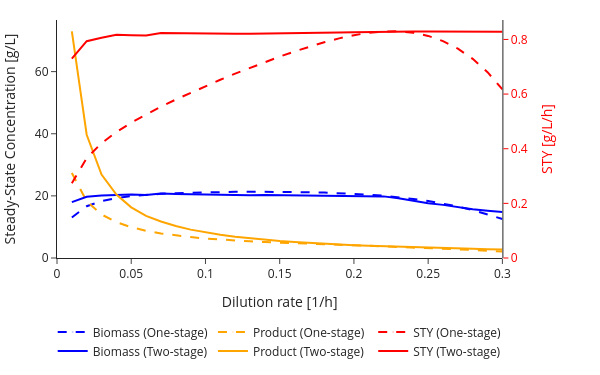

Notebook source saved alongside this figure:
### Code cell
eq_plot.data = tuple(
    trace for trace in eq_plot.data
    if trace.name != "Biomass (S1)"
)
domain = eq_plot.layout.xaxis.domain
center = (domain[0] + domain[1]) / 2
eq_plot.update_layout(
    width=600,
    height=375,
    legend = dict(
        x = center,
        xanchor = "center",
        xref = "paper",
        y = -0.25,
    )
)
eq_plot.show()

### Figure 1 — Plotly figure (JSON) as saved in the notebook; plotly's stock layout.template omitted (floating-point values rounded to 4 significant figures)
{"data": [{"hovertemplate": "X<sub>OS</sub> = %{y:.2f} g/L <br>D = %{x:.3f} /h<extra></extra>", "line": {"color": "blue", "dash": "dash"}, "marker": {"opacity": 0, "size": 1}, "mode": "lines+markers", "name": "Biomass (One-stage)", "type": "scatter", "x": [0.01, 0.02, 0.03, 0.04, 0.05, 0.06, 0.07, 0.08, 0.09, 0.1, 0.11, 0.12, 0.13, 0.14, 0.15, 0.16, 0.17, 0.18, 0.19, 0.2, 0.21, 0.22, 0.23, 0.24, 0.25, 0.26, 0.27, 0.28, 0.29, 0.3], "y": [13.04, 16.65, 18.34, 19.3, 19.92, 20.35, 20.66, 20.88, 21.05, 21.17, 21.25, 21.31, 21.34, 21.34, 21.31, 21.26, 21.18, 21.06, 20.9, 20.68, 20.4, 20.04, 19.59, 19.03, 18.35, 17.53, 16.57, 15.44, 14.11, 12.56], "yaxis": "y"}, {"hovertemplate": "P<sub>OS</sub> = %{y:.2f} g/L<br>D = %{x:.3f} /h<extra></extra>", "line": {"color": "orange", "dash": "dash"}, "marker": {"opacity": 0, "size": 1}, "mode": "lines+markers", "name": "Product (One-stage)", "type": "scatter", "x": [0.01, 0.02, 0.03, 0.04, 0.05, 0.06, 0.07, 0.08, 0.09, 0.1, 0.11, 0.12, 0.13, 0.14, 0.15, 0.16, 0.17, 0.18, 0.19, 0.2, 0.21, 0.22, 0.23, 0.24, 0.25, 0.26, 0.27, 0.28, 0.29, 0.3], "y": [27.35, 18.27, 14.01, 11.53, 9.907, 8.762, 7.91, 7.25, 6.723, 6.291, 5.93, 5.623, 5.357, 5.123, 4.914, 4.725, 4.551, 4.387, 4.231, 4.078, 3.926, 3.77, 3.607, 3.435, 3.251, 3.053, 2.838, 2.603, 2.345, 2.058], "yaxis": "y"}, {"hovertemplate": "STY<sub>OS</sub> = %{y:.2f} g/L/h<br>D = %{x:.3f} /h<extra></extra>", "line": {"color": "red", "dash": "dash"}, "marker": {"opacity": 0, "size": 1}, "mode": "lines+markers", "name": "STY (One-stage)", "type": "scatter", "x": [0.01, 0.02, 0.03, 0.04, 0.05, 0.06, 0.07, 0.08, 0.09, 0.1, 0.11, 0.12, 0.13, 0.14, 0.15, 0.16, 0.17, 0.18, 0.19, 0.2, 0.21, 0.22, 0.23, 0.24, 0.25, 0.26, 0.27, 0.28, 0.29, 0.3], "y": [0.2735, 0.3655, 0.4203, 0.4612, 0.4954, 0.5257, 0.5537, 0.58, 0.6051, 0.6291, 0.6523, 0.6747, 0.6964, 0.7172, 0.7371, 0.756, 0.7736, 0.7897, 0.8039, 0.8156, 0.8244, 0.8293, 0.8296, 0.8245, 0.8129, 0.7938, 0.7663, 0.7289, 0.6801, 0.6175], "yaxis": "y2"}, {"customdata": [[0.85, 0.95, ""], [0.93, 0.89, ""], [0.95, 0.83, ""], [0.97, 0.79, ""], [0.97, 0.73, ""], [0.97, 0.69, ""], [0.99, 0.63, ""], [0.99, 0.59, ""], [0.99, 0.55, ""], [0.99, 0.51, ""], [0.99, 0.47, ""], [0.99, 0.43, ""], [0.99, 0.39, ""], [0.99, 0.33, ""], [0.99, 0.29, ""], [0.99, 0.25, ""], [0.99, 0.21, ""], [0.99, 0.17, ""], [0.99, 0.13, ""], [0.99, 0.09, ""], [0.99, 0.05, ""], [0.99, 0.01, ""], [0.97, 0.01, ""], [0.93, 0.01, ""], [0.89, 0.01, ""], [0.87, 0.01, ""], [0.83, 0.01, ""], [0.79, 0.01, ""], [0.77, 0.01, ""], [0.75, 0.01, ""]], "hovertemplate": "X<sub>2</sub> = %{y:.2f} g/L<br>D = %{x:.3f} /h<br>ϕ = %{customdata[0]:.2f}<br>ν = %{customdata[1]:.2f}%{customdata[2]}<extra></extra>", "line": {"color": "blue"}, "marker": {"opacity": 0, "size": 1}, "mode": "lines+markers", "name": "Biomass (Two-stage)", "type": "scatter", "x": [0.01, 0.02, 0.03, 0.04, 0.05, 0.06, 0.07, 0.08, 0.09, 0.1, 0.11, 0.12, 0.13, 0.14, 0.15, 0.16, 0.17, 0.18, 0.19, 0.2, 0.21, 0.22, 0.23, 0.24, 0.25, 0.26, 0.27, 0.28, 0.29, 0.3], "y": [18.0, 19.71, 20.14, 20.36, 20.43, 20.31, 20.73, 20.62, 20.52, 20.42, 20.33, 20.24, 20.16, 20.29, 20.22, 20.15, 20.09, 20.04, 19.98, 19.93, 19.88, 19.84, 19.21, 18.42, 17.65, 17.1, 16.4, 15.72, 15.24, 14.79], "yaxis": "y"}, {"customdata": [[0.85, 0.95, ""], [0.93, 0.89, ""], [0.95, 0.83, ""], [0.97, 0.79, ""], [0.97, 0.73, ""], [0.97, 0.69, ""], [0.99, 0.63, ""], [0.99, 0.59, ""], [0.99, 0.55, ""], [0.99, 0.51, ""], [0.99, 0.47, ""], [0.99, 0.43, ""], [0.99, 0.39, ""], [0.99, 0.33, ""], [0.99, 0.29, ""], [0.99, 0.25, ""], [0.99, 0.21, ""], [0.99, 0.17, ""], [0.99, 0.13, ""], [0.99, 0.09, ""], [0.99, 0.05, ""], [0.99, 0.01, ""], [0.97, 0.01, ""], [0.93, 0.01, ""], [0.89, 0.01, ""], [0.87, 0.01, ""], [0.83, 0.01, ""], [0.79, 0.01, ""], [0.77, 0.01, ""], [0.75, 0.01, ""]], "hoverinfo": "skip", "hovertemplate": "P<sub>2</sub> = %{y:.2f} g/L <br>D = %{x:.3f} /h<br>ϕ = %{customdata[0]:.2f}<br>ν = %{customdata[1]:.2f}%{customdata[2]}<extra></extra>", "line": {"color": "orange"}, "marker": {"opacity": 0, "size": 1}, "mode": "lines+markers", "name": "Product (Two-stage)", "type": "scatter", "x": [0.01, 0.02, 0.03, 0.04, 0.05, 0.06, 0.07, 0.08, 0.09, 0.1, 0.11, 0.12, 0.13, 0.14, 0.15, 0.16, 0.17, 0.18, 0.19, 0.2, 0.21, 0.22, 0.23, 0.24, 0.25, 0.26, 0.27, 0.28, 0.29, 0.3], "y": [72.97, 39.68, 26.88, 20.43, 16.31, 13.57, 11.77, 10.29, 9.134, 8.214, 7.464, 6.841, 6.315, 5.866, 5.479, 5.14, 4.843, 4.579, 4.343, 4.132, 3.941, 3.768, 3.607, 3.455, 3.316, 3.187, 3.068, 2.957, 2.855, 2.759], "yaxis": "y"}, {"customdata": [[0.85, 0.95, ""], [0.93, 0.89, ""], [0.95, 0.83, ""], [0.97, 0.79, ""], [0.97, 0.73, ""], [0.97, 0.69, ""], [0.99, 0.63, ""], [0.99, 0.59, ""], [0.99, 0.55, ""], [0.99, 0.51, ""], [0.99, 0.47, ""], [0.99, 0.43, ""], [0.99, 0.39, ""], [0.99, 0.33, ""], [0.99, 0.29, ""], [0.99, 0.25, ""], [0.99, 0.21, ""], [0.99, 0.17, ""], [0.99, 0.13, ""], [0.99, 0.09, ""], [0.99, 0.05, ""], [0.99, 0.01, ""], [0.97, 0.01, ""], [0.93, 0.01, ""], [0.89, 0.01, ""], [0.87, 0.01, ""], [0.83, 0.01, ""], [0.79, 0.01, ""], [0.77, 0.01, ""], [0.75, 0.01, ""]], "hovertemplate": "D = %{x:.3f} /h<br>STY<sub>TS</sub> = %{y:.2f} g/L/h<br>ϕ = %{customdata[0]:.2f}<br>ν = %{customdata[1]:.2f}%{customdata[2]}<extra></extra>", "line": {"color": "red"}, "marker": {"opacity": 0, "size": 1}, "mode": "lines+markers", "name": "STY (Two-stage)", "type": "scatter", "x": [0.01, 0.02, 0.03, 0.04, 0.05, 0.06, 0.07, 0.08, 0.09, 0.1, 0.11, 0.12, 0.13, 0.14, 0.15, 0.16, 0.17, 0.18, 0.19, 0.2, 0.21, 0.22, 0.23, 0.24, 0.25, 0.26, 0.27, 0.28, 0.29, 0.3], "y": [0.7297, 0.7935, 0.8063, 0.8171, 0.8157, 0.8144, 0.8239, 0.8229, 0.8221, 0.8214, 0.8211, 0.8209, 0.821, 0.8212, 0.8218, 0.8225, 0.8233, 0.8242, 0.8252, 0.8264, 0.8277, 0.829, 0.8296, 0.8293, 0.8289, 0.8285, 0.8284, 0.828, 0.828, 0.8277], "yaxis": "y2"}], "layout": {"autosize": true, "height": 375, "legend": {"orientation": "h", "x": 0.425, "xanchor": "center", "xref": "paper", "y": -0.25}, "margin": {"b": 10, "l": 40, "r": 10, "t": 20}, "width": 600, "xaxis": {"domain": [0, 0.85], "range": [0, 0.3], "title": {"text": "Dilution rate [1/h]"}}, "yaxis": {"range": [0, 76.62], "title": {"text": "Steady-State Concentration [g/L]"}}, "yaxis2": {"color": "red", "overlaying": "y", "position": 0.85, "range": [0, 0.8711], "side": "right", "title": {"text": "STY [g/L/h]"}}}}
